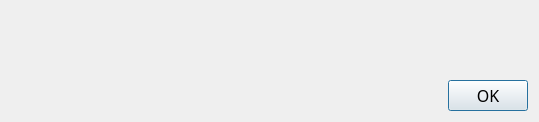
<?xml version="1.0" encoding="UTF-8"?>
<ui version="4.0">
 <class>ResultDialog</class>
 <widget class="QDialog" name="ResultDialog">
  <property name="geometry">
   <rect>
    <x>0</x>
    <y>0</y>
    <width>539</width>
    <height>122</height>
   </rect>
  </property>
  <property name="font">
   <font>
    <family>Monaco</family>
    <pointsize>12</pointsize>
   </font>
  </property>
  <property name="windowTitle">
   <string>Magasin</string>
  </property>
  <layout class="QVBoxLayout" name="verticalLayout">
   <property name="spacing">
    <number>20</number>
   </property>
   <property name="topMargin">
    <number>20</number>
   </property>
   <item>
    <widget class="QLabel" name="labelResult">
     <property name="font">
      <font>
       <pointsize>11</pointsize>
      </font>
     </property>
     <property name="text">
      <string/>
     </property>
    </widget>
   </item>
   <item>
    <widget class="QDialogButtonBox" name="buttonBox">
     <property name="orientation">
      <enum>Qt::Horizontal</enum>
     </property>
     <property name="standardButtons">
      <set>QDialogButtonBox::Ok</set>
     </property>
    </widget>
   </item>
  </layout>
 </widget>
 <resources/>
 <connections>
  <connection>
   <sender>buttonBox</sender>
   <signal>accepted()</signal>
   <receiver>ResultDialog</receiver>
   <slot>accept()</slot>
   <hints>
    <hint type="sourcelabel">
     <x>248</x>
     <y>254</y>
    </hint>
    <hint type="destinationlabel">
     <x>157</x>
     <y>274</y>
    </hint>
   </hints>
  </connection>
  <connection>
   <sender>buttonBox</sender>
   <signal>rejected()</signal>
   <receiver>ResultDialog</receiver>
   <slot>reject()</slot>
   <hints>
    <hint type="sourcelabel">
     <x>316</x>
     <y>260</y>
    </hint>
    <hint type="destinationlabel">
     <x>286</x>
     <y>274</y>
    </hint>
   </hints>
  </connection>
 </connections>
</ui>
